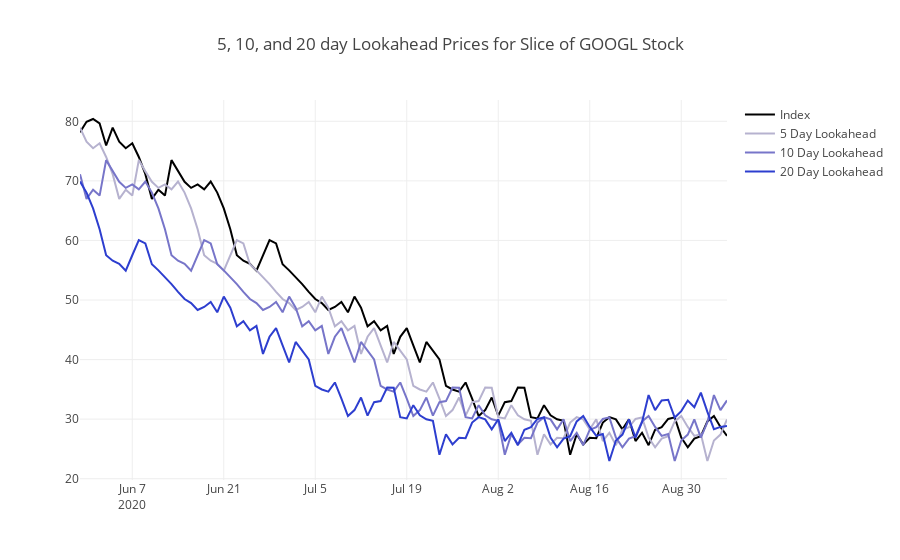

Write notebook code for a chart like this one.
### Markdown cell above
### View Data
Using the `get_lookahead_prices` function, let's generate lookahead closing prices for 5, 10, and 20 days.

Let's also chart a subsection of a few months of the Google stock instead of years. This will allow you to view the differences between the 5, 10, and 20 day lookaheads. Otherwise, they will mesh together when looking at a chart that is zoomed out.

### Code cell
lookahead_5 = get_lookahead_prices(close, 5)
lookahead_10 = get_lookahead_prices(close, 10)
lookahead_20 = get_lookahead_prices(close, 20)
project_helper.plot_lookahead_prices(
    close[googl_ticker].iloc[150:250],
    [
        (lookahead_5[googl_ticker].iloc[150:250], 5),
        (lookahead_10[googl_ticker].iloc[150:250], 10),
        (lookahead_20[googl_ticker].iloc[150:250], 20)],
    '5, 10, and 20 day Lookahead Prices for Slice of {} Stock'.format(googl_ticker))
